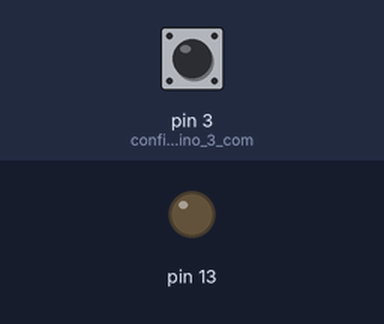
This sketch was run on a simulated Arduino Uno, built with avr-gcc and run on an emulated ATmega328P. On the bench: output pins drawn as LEDs (lit = HIGH). The inputs (shaded band) are chosen by the test bench; at power-on: pin 3 (configurando_o_pino_3_com) HIGH.

Above: at 1.2 s.
1.3 s: pin 3 (configurando_o_pino_3_com) pulled LOW for 0.15 s
At 2.5 s:
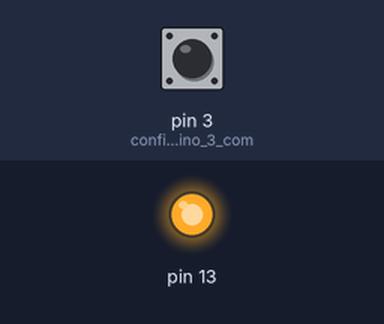
Timing chart, 0 to 4.3 s (numbered marks = the images above; inputs shaded):
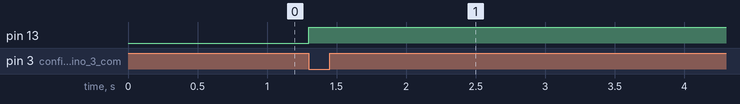

Measured:
- after the input at 1.3 s, pin 13: LOW → HIGH at once

The sketch:

acionamento-de-led-com-botao-_manter_ligado_.ino
```cpp
/**
  Acionamento de um LED com botao
  @author Professor Jose de Assis
*/

int botao;  //cria uma variavel de nome botão do tipo numerico inteiro

void setup() {
  pinMode(13, OUTPUT);
  pinMode(3, INPUT_PULLUP);  //configurando o pino 3 como saída protegida
}

void loop() {
  botao = digitalRead(3);  //0 -> botao pressionado | 1 -> boto nao pressionado
  //se o botao for pressionado
  if (botao == 0) {
    digitalWrite(13, HIGH);
  }
}
```
